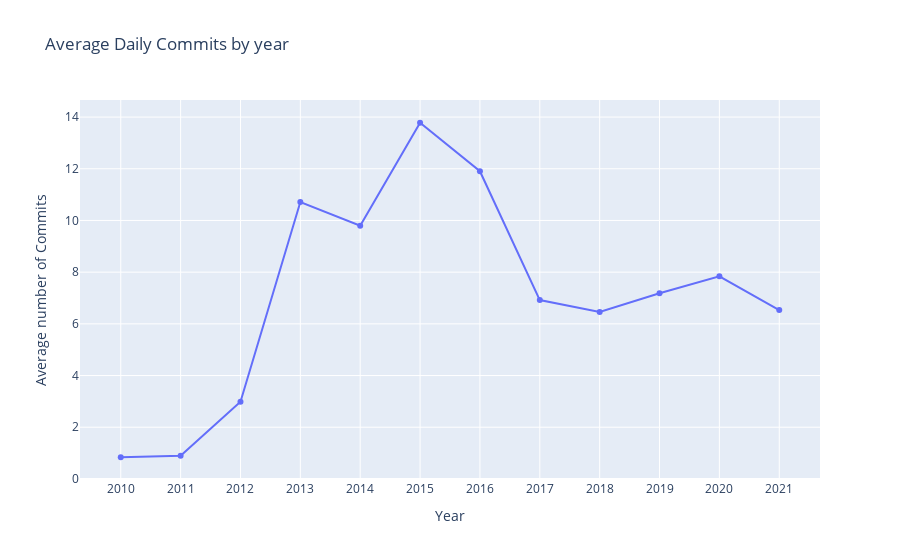

The code cell stored with this chart in its notebook:
### Code cell
fig = go.Figure(
    go.Scatter(x=yearly_commits.index,
            y=yearly_commits.daily_avg,
            text= yearly_commits.daily_avg)
)
fig.update_layout(
    title="Average Daily Commits by year",
    xaxis_title="Year",
    yaxis_title="Average number of Commits",
    xaxis_tickmode = 'linear')
fig.show()

### Figure 1 — Plotly figure (JSON) as saved in the notebook; plotly's stock layout.template omitted (floating-point values rounded to 4 significant figures)
{"data": [{"text": [0.8384, 0.8932, 2.986, 10.71, 9.797, 13.78, 11.9, 6.921, 6.458, 7.186, 7.841, 6.534], "type": "scatter", "x": [2010, 2011, 2012, 2013, 2014, 2015, 2016, 2017, 2018, 2019, 2020, 2021], "y": [0.8384, 0.8932, 2.986, 10.71, 9.797, 13.78, 11.9, 6.921, 6.458, 7.186, 7.841, 6.534]}], "layout": {"title": {"text": "Average Daily Commits by year"}, "xaxis": {"tickmode": "linear", "title": {"text": "Year"}}, "yaxis": {"title": {"text": "Average number of Commits"}}}}
